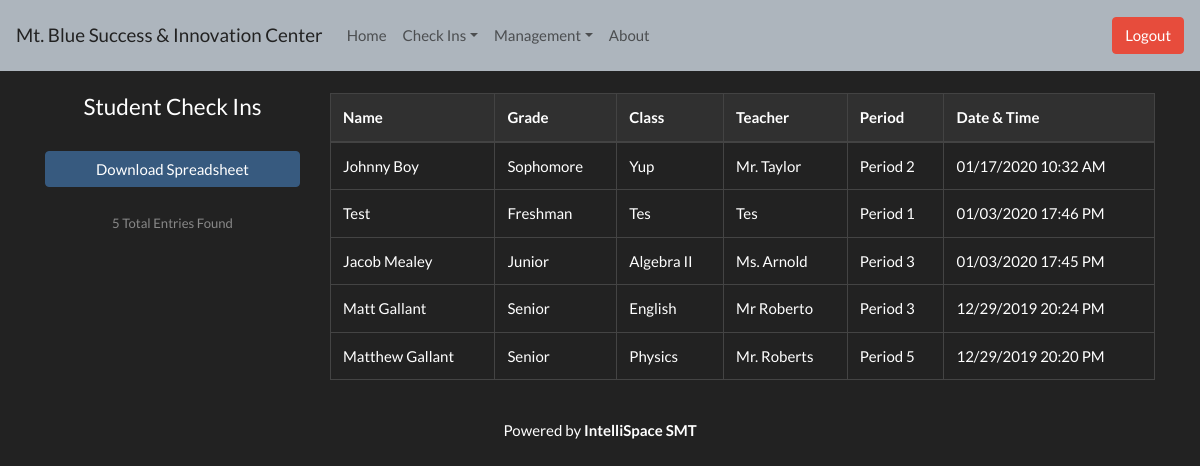
Page /Server/admin/students.php (signed in) on the earlier database version.
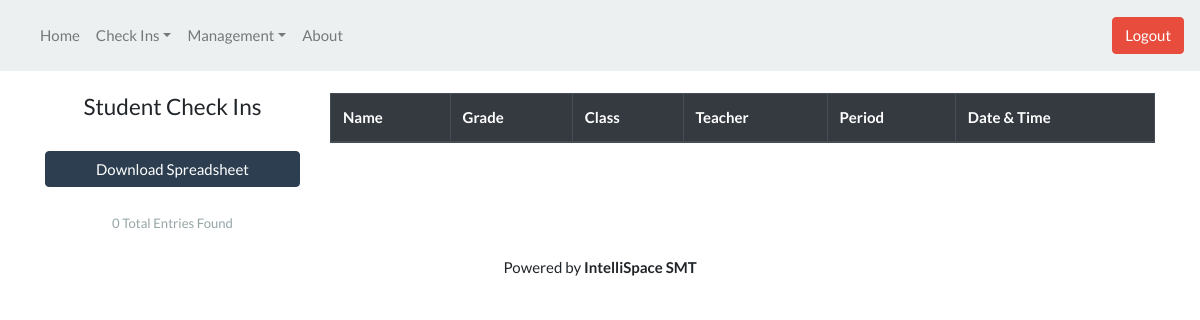
Same page on the later database version.
### tables this page shows
CREATE TABLE `setup` (
  `id` int(11) unsigned NOT NULL AUTO_INCREMENT,
  `system_name` varchar(512) DEFAULT NULL,
  `system_theme` varchar(8) DEFAULT NULL,
  `system_pages` varchar(512) DEFAULT NULL,
  `system_version` varchar(8) DEFAULT NULL,
  PRIMARY KEY (`id`)
);

CREATE TABLE `students` (
  `id` int(11) unsigned NOT NULL AUTO_INCREMENT,
  `name` varchar(512) DEFAULT NULL,
  `grade` varchar(32) DEFAULT NULL,
  `class` varchar(512) DEFAULT NULL,
  `teacher` varchar(512) DEFAULT NULL,
  `period` varchar(32) DEFAULT NULL,
  `time` varchar(64) DEFAULT NULL,
  PRIMARY KEY (`id`)
);

### Server/admin/resources/setupinfo.php (called while the page is built, shortened)
<?php
    $db_login = parse_ini_file("../../database.conf");
    $servername = $db_login['server'];
    $username = $db_login['user'];
    $password = $db_login['pass'];
    $dbname = $db_login['table'];
    try {
        $conn = new PDO("mysql:host=$servername;dbname=$dbname", $username, $password);
        $conn->setAttribute(PDO::ATTR_ERRMODE, PDO::ERRMODE_EXCEPTION);
        $stmt = $conn->prepare("SELECT * FROM setup WHERE id = 1");
        $stmt->execute();
        $data = $stmt->fetchAll();
        $system_name = $data[0]['system_name'];
        $system_theme = $data[0]['system_theme'];
    }
    catch(PDOException $e) {}
?>

### Server/admin/students.php (the view, shortened to what this page needs)
<?php include_once("resources/setupinfo.php"); ?>
<?php
    $loaded_data = [];
    $db_login = parse_ini_file("../../database.conf");
    $servername = $db_login['server'];
    $username = $db_login['user'];
    $password = $db_login['pass'];
    $dbname = $db_login['table'];
    try {
        $conn = new PDO("mysql:host=$servername;dbname=$dbname", $username, $password);
        $conn->setAttribute(PDO::ATTR_ERRMODE, PDO::ERRMODE_EXCEPTION);
        $stmt = $conn->prepare("SELECT * FROM students");
        $stmt->execute();
        $data = $stmt->fetchAll();
        $loaded_data = array_reverse($data);
    }
    catch(PDOException $e) {}
?>
<!DOCTYPE html>
<html>
    <head>
        <?php if ($system_theme == "dark"): ?>
            <link href="https://stackpath.bootstrapcdn.com/bootswatch/4.4.1/darkly/bootstrap.min.css" rel="stylesheet">
        <?php else: ?>
            <link href="https://stackpath.bootstrapcdn.com/bootswatch/4.4.1/flatly/bootstrap.min.css" rel="stylesheet">
        <?php endif; ?>
    </head>
    <body>
        <?php include_once("resources/navigation.php"); ?>
        <br />
        <div class="container">
            <div class="row">
                <div class="col-sm-3">
                    <div style="text-align: center;">
                        <h4>Student Check Ins</h4>
                        <br />
                        <button class="btn btn-block btn-primary" type="button" onclick="downloadSheet();">Download Spreadsheet</button>
                        <br />
                        <small id="emailHelp" class="form-text text-muted"><?php echo sizeof($loaded_data); ?> Total Entries Found</small>
                    </div>
                </div>
                <div class="col-sm-9">
                    <table class="table table-bordered">
                        <thead class="thead-dark">
                            <tr>
                                <th scope="col">Name</th>
                                <th scope="col">Grade</th>
                                <th scope="col">Class</th>
                                <th scope="col">Teacher</th>
                                <th scope="col">Period</th>
                                <th scope="col">Date & Time</th>
                            </tr>
                        </thead>
                        <tbody>
                            <?php
                                foreach ($loaded_data as $student_data) {
                                    echo "<tr>";
                                    echo "<td>" . $student_data['name'] . "</td>";
                                    echo "<td>" . $student_data['grade'] . "</td>";
                                    echo "<td>" . $student_data['class'] . "</td>";
                                    echo "<td>" . $student_data['teacher'] . "</td>";
                                    echo "<td>" . $student_data['period'] . "</td>";
                                    echo "<td>" . $student_data['time'] . "</td>";
                                    echo "</tr>";
                                }
                            ?>
                        </tbody>
                    </table>
                </div>
        </div>
        <br />
        <?php include_once("resources/footer.php"); ?>
    </body>
</html>

### Server/admin/resources/navigation.php (shortened to what this page needs)
<nav class="navbar navbar-expand-lg navbar-light bg-light">
    <a class="navbar-brand" href="./"><?php echo $system_name; ?></a>
    <div class="collapse navbar-collapse" id="navbarTogglerDemo02">
        <ul class="navbar-nav mr-auto mt-2 mt-lg-0">
            <li class="nav-item">
                <a class="nav-link" href="./">Home</a>
            </li>
            <li class="nav-item dropdown">
                <a class="nav-link dropdown-toggle" href="#" id="navbarDropdown" role="button" data-toggle="dropdown">Check Ins</a>
            </li>
            <li class="nav-item dropdown">
                <a class="nav-link dropdown-toggle" href="#" id="navbarDropdown" role="button" data-toggle="dropdown">Management</a>
            </li>
            <li class="nav-item">
                <a type="button" class="nav-link" data-toggle="modal" data-target="#copyrightModal">About</a>
            </li>
        </ul>
        <form class="form-inline my-2 my-lg-0">
            <a class="btn btn-danger my-2 my-sm-0" type="submit" href="logout.php">Logout</a>
        </form>
    </div>
</nav>

### Server/admin/resources/footer.php
<div style="text-align: center;">
    <p><a data-toggle="modal" data-target="#copyrightModal">Powered by <b>IntelliSpace SMT</b></a></p>
</div>

Differences in the rows shown:
removed setup: system_name "Mt. Blue Success & Innovation Center"
removed students: name "Johnny Boy", grade "Sophomore", class "Yup", teacher "Mr. Taylor", period "Period 2", time "01/17/2020 10:32 AM"
removed students: name "Test", grade "Freshman", class "Tes", teacher "Tes", period "Period 1", time "01/03/2020 17:46 PM"
removed students: name "Jacob Mealey", grade "Junior", class "Algebra II", teacher "Ms. Arnold", period "Period 3", time "01/03/2020 17:45 PM"
removed students: name "Matt Gallant", grade "Senior", class "English", teacher "Mr Roberto", period "Period 3", time "12/29/2019 20:24 PM"
removed students: name "Matthew Gallant", grade "Senior", class "Physics", teacher "Mr. Roberts", period "Period 5", time "12/29/2019 20:20 PM"
Other differences:
sizeof($loaded_data): "5" → "0"
